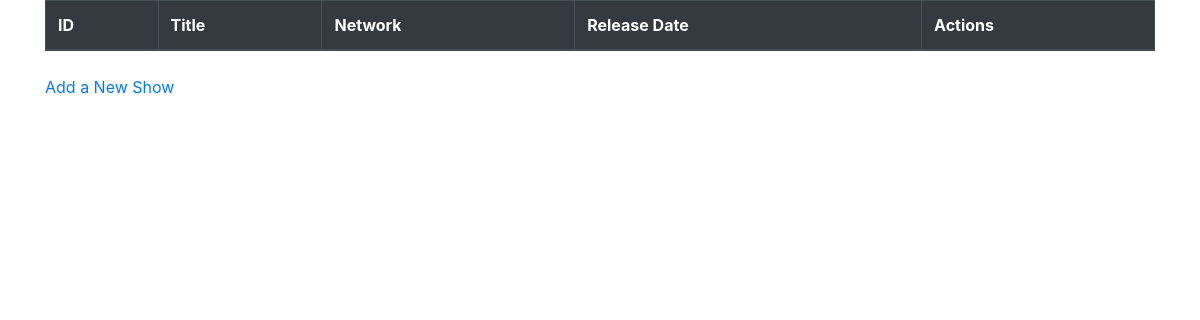
The page /shows on the database as committed earlier.
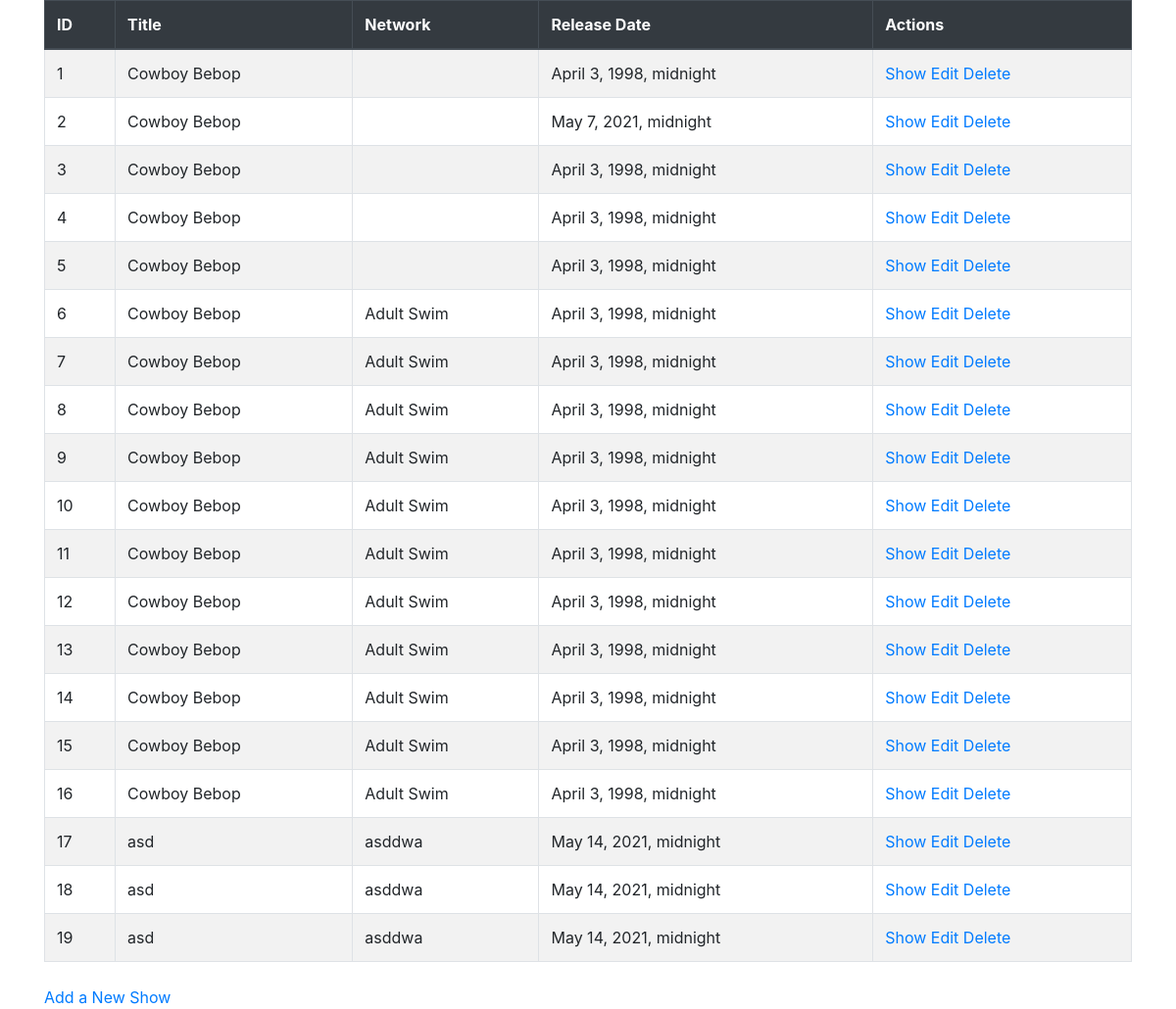
The same page on the database as committed later.
### tv_shows_app/models.py (models this page shows)
class Show(models.Model):
    title = models.CharField(max_length=255)
    network = models.CharField(max_length=255)
    release_date = models.DateTimeField()
    description = models.TextField()
    created_at = models.DateTimeField(auto_now_add=True)
    updated_at = models.DateTimeField(auto_now=True)
    objects = ShowManager()

### tv_shows_app/views.py (the view)
# urls.py: path('shows', views.shows),
def shows(request):  # path('shows', views.shows),
    context = {
        "shows": Show.objects.all(),
    }
    return render(request, 'shows.html', context)

### tv_shows_app/templates/shows.html (shortened to what this page needs)
<!DOCTYPE html>
<html lang="en">
<head>
    <link rel="stylesheet" href="https://stackpath.bootstrapcdn.com/bootstrap/4.5.2/css/bootstrap.min.css"
>
</head>
<body>
    <div class="container">
        <table class="table table-bordered table-striped mb-4">
            <thead class="thead-dark">
                <tr>
                    <th scope="col">ID</th>
                    <th scope="col">Title</th>
                    <th scope="col">Network</th>
                    <th scope="col">Release Date</th>
                    <th scope="col">Actions</th>
                </tr>
            </thead>
            <tbody>
                {% for show in shows %}
                <tr>
                    <td>{{ show.id }}</td>
                    <td>{{ show.title }}</td>
                    <td>{{ show.network }}</td>
                    <td>{{ show.release_date }}</td>
                    <td>
                        <a href="/shows/{{ show.id }}">Show </a>
                        <a href="/shows/{{ show.id }}/edit">Edit </a>
                        <a href="/shows/{{ show.id }}/destroy">Delete</a>
                    </td>
                </tr>
                {% endfor %}
            </tbody>
        </table>
        <a href="/shows/new">Add a New Show</a>
    </div>
</body>
</html>

Rows that differ between the two databases and show on the page:
added Show: id "1", title "Cowboy Bebop", release_date "April 3, 1998, midnight"
added Show: id "2", title "Cowboy Bebop", release_date "May 7, 2021, midnight"
added Show: id "3", title "Cowboy Bebop", release_date "April 3, 1998, midnight"
added Show: id "4", title "Cowboy Bebop", release_date "April 3, 1998, midnight"
added Show: id "5", title "Cowboy Bebop", release_date "April 3, 1998, midnight"
added Show: id "6", title "Cowboy Bebop", network "Adult Swim", release_date "April 3, 1998, midnight"
added Show: id "7", title "Cowboy Bebop", network "Adult Swim", release_date "April 3, 1998, midnight"
added Show: id "8", title "Cowboy Bebop", network "Adult Swim", release_date "April 3, 1998, midnight"
added Show: id "9", title "Cowboy Bebop", network "Adult Swim", release_date "April 3, 1998, midnight"
added Show: id "10", title "Cowboy Bebop", network "Adult Swim", release_date "April 3, 1998, midnight"
added Show: id "11", title "Cowboy Bebop", network "Adult Swim", release_date "April 3, 1998, midnight"
added Show: id "12", title "Cowboy Bebop", network "Adult Swim", release_date "April 3, 1998, midnight"
added Show: id "13", title "Cowboy Bebop", network "Adult Swim", release_date "April 3, 1998, midnight"
added Show: id "14", title "Cowboy Bebop", network "Adult Swim", release_date "April 3, 1998, midnight"
added Show: id "15", title "Cowboy Bebop", network "Adult Swim", release_date "April 3, 1998, midnight"
added Show: id "16", title "Cowboy Bebop", network "Adult Swim", release_date "April 3, 1998, midnight"
added Show: id "17", title "asd", network "asddwa", release_date "May 14, 2021, midnight"
added Show: id "18", title "asd", network "asddwa", release_date "May 14, 2021, midnight"
added Show: id "19", title "asd", network "asddwa", release_date "May 14, 2021, midnight"
